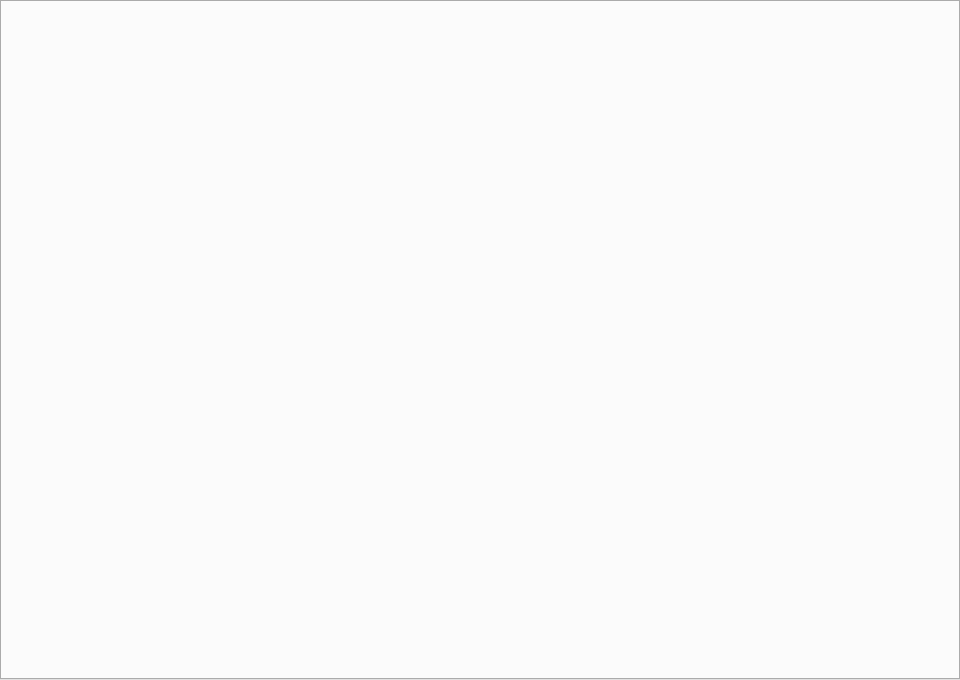
<?xml version="1.0" encoding="UTF-8"?>
<ui version="4.0">
 <class>MainWindow</class>
 <widget class="QMainWindow" name="MainWindow">
  <property name="geometry">
   <rect><x>0</x><y>0</y><width>960</width><height>680</height></rect>
  </property>
  <widget class="QWidget" name="centralwidget">
   <layout class="QVBoxLayout" name="verticalLayout">
    <property name="leftMargin"><number>0</number></property>
    <property name="topMargin"><number>0</number></property>
    <property name="rightMargin"><number>0</number></property>
    <property name="bottomMargin"><number>0</number></property>
    <item>
     <widget class="QTabWidget" name="tabWidget">
      <property name="currentIndex"><number>0</number></property>
     </widget>
    </item>
   </layout>
  </widget>
 </widget>
</ui>
